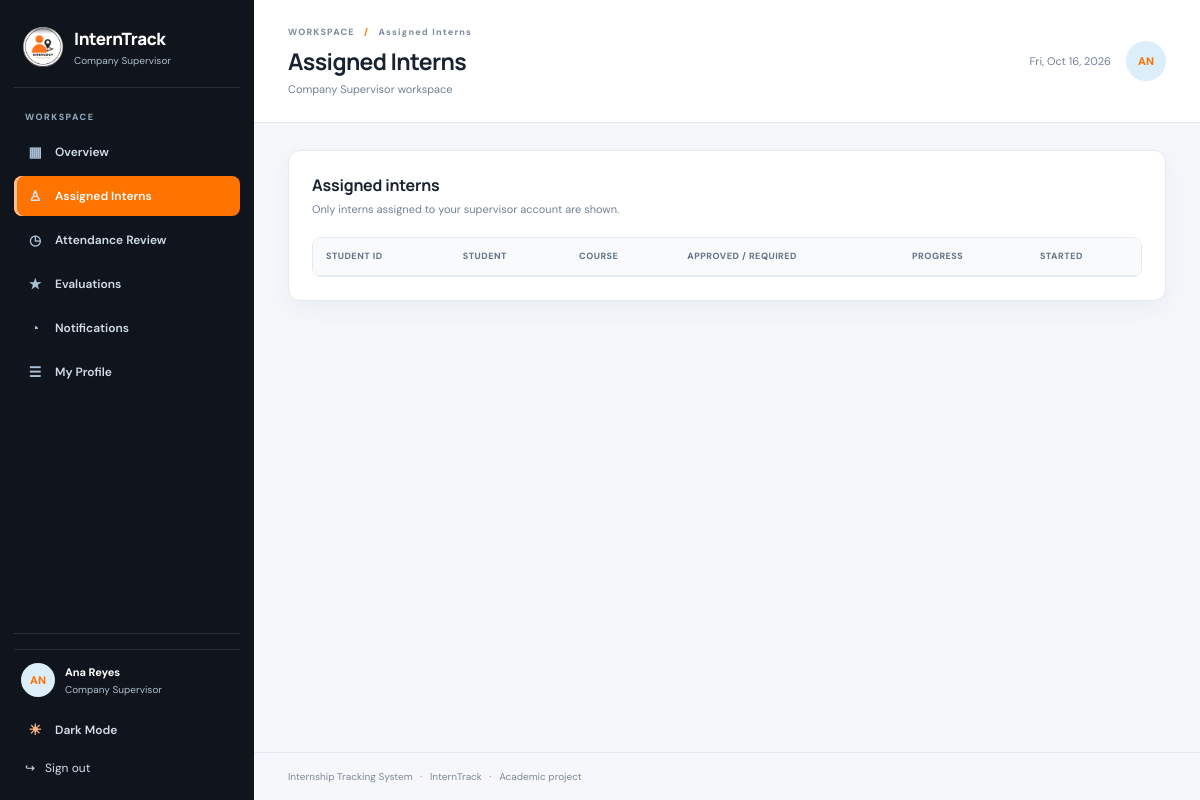
Page /supervisor/interns.php (signed in) on the committed database.
### tables this page shows
CREATE TABLE users (
  id            BIGINT UNSIGNED AUTO_INCREMENT PRIMARY KEY,
  username      VARCHAR(80)  NOT NULL UNIQUE,
  full_name     VARCHAR(120) NOT NULL,
  email         VARCHAR(190) NOT NULL UNIQUE,
  avatar        VARCHAR(255) NULL,
  password_hash VARCHAR(255) NOT NULL,
  role          ENUM('student','supervisor','coordinator') NOT NULL,
  status        ENUM('active','inactive') NOT NULL DEFAULT 'active',
  created_at    TIMESTAMP NOT NULL DEFAULT CURRENT_TIMESTAMP,
  updated_at    TIMESTAMP NOT NULL DEFAULT CURRENT_TIMESTAMP ON UPDATE CURRENT_TIMESTAMP,
  INDEX idx_users_role_status (role, status)
);

### config/config.php (called while the page is built, shortened)
<?php
function url(string $path = ''): string
{
    static $base = null;
    if ($base === null) {
        $docRoot = str_replace('\\', '/', rtrim((string)($_SERVER['DOCUMENT_ROOT'] ?? ''), '/'));
        $appRoot = str_replace('\\', '/', APP_ROOT);
        if ($docRoot !== '' && str_starts_with($appRoot, $docRoot)) {
            $base = rtrim(substr($appRoot, strlen($docRoot)), '/');
        } else {
            $script = str_replace('\\', '/', (string)($_SERVER['SCRIPT_NAME'] ?? ''));
            $base = rtrim(dirname($script), '/');
            if (basename($base) === 'student' || basename($base) === 'coordinator' || basename($base) === 'supervisor') {
                $base = dirname($base);
            }
        }
    }
    return $base . '/' . ltrim($path, '/');
}

### includes/auth.php (called while the page is built, shortened)
<?php
require_once __DIR__ . '/functions.php';
function current_user(): ?array
{
    return $_SESSION['user'] ?? null;
}
function dashboard_path_for_role(string $role): string
{
    return match ($role) {
        'student'     => 'student/dashboard.php',
        'supervisor'  => 'supervisor/dashboard.php',
        'coordinator' => 'coordinator/dashboard.php',
        default       => 'login.php',
    };
}
function require_login(): array
{
    static $validated = false;
    $user = current_user();
    if (!$validated) {
        $db = database_or_null();
        if ($db instanceof PDO) {
            $fresh = query_one(
                $db,
                "SELECT id, username, full_name, email, avatar, role FROM users WHERE id = ? AND status = 'active'",
                [(int)$user['id']]
            );
        }
        $validated = true;
    }
    return $_SESSION['user'];
}
function require_role(array $roles): array
{
    $user = require_login();
    return $user;
}

### supervisor/interns.php (the view, shortened to what this page needs)
<?php
require_once __DIR__ . '/../includes/init.php';
$db = database_or_null();
$user = require_role(['supervisor']);
$supervisor = supervisor_profile($db, (int)$user['id']);
$title = 'Assigned Interns';
$active = 'interns';
require __DIR__ . '/../includes/header.php';
$interns = query_all(
    $db,
    "SELECT i.id AS placement_id, i.start_date, i.end_date, i.required_hours, i.status,
            sp.id AS student_id, sp.student_number, sp.course, sp.year_level, sp.phone,
            u.full_name, u.email, c.name AS company
     FROM internship_placements i
     JOIN student_profiles sp ON sp.id = i.student_id
     JOIN users u ON u.id = sp.user_id
     JOIN companies c ON c.id = i.company_id
     WHERE i.supervisor_id = ? AND i.status = 'active'
     ORDER BY u.full_name",
    [(int)$supervisor['id']]
);
$rows = [];
foreach ($interns as $intern) {
    $totals = attendance_totals($db, (int)$intern['student_id']);
    [$remaining, $percent] = progress_values($totals['approved'], (float)$intern['required_hours']);
    $progress = '<div class="progress-track" style="min-width:120px"><span style="width:' . number_format($percent, 2, '.', '') . '%"></span></div>'
        . '<span class="help-text">' . number_format($percent, 1) . '%</span>';
    $rows[] = [
        e($intern['student_number']),
        '<strong>' . e($intern['full_name']) . '</strong><div class="help-text">' . e($intern['email']) . '</div>',
        e($intern['course']) . '<div class="help-text">' . e($intern['year_level']) . '</div>',
        e(format_hours($totals['approved'])) . ' / ' . e(format_hours($intern['required_hours'])),
        $progress,
        e(format_datetime($intern['start_date'], 'M j, Y')),
    ];
}
echo panel('Assigned interns', 'Only interns assigned to your supervisor account are shown.',
    table_html(['Student ID', 'Student', 'Course', 'Approved / required', 'Progress', 'Started'], $rows,
        'No interns are currently assigned to you.'));
require __DIR__ . '/../includes/footer.php';

### includes/header.php (shortened to what this page needs)
<?php
$user = require_login();
$role = $user['role'];
$navMenus = [
    'student' => [
        'dashboard'     => ['student/dashboard.php', 'Overview', '▦'],
        'profile'       => ['student/profile.php', 'My Profile', '☰'],
        'placement'     => ['student/placement.php', 'Placement', '⌂'],
        'requirements'  => ['student/requirements.php', 'Requirements', '▤'],
        'attendance'    => ['student/attendance.php', 'Attendance & Hours', '◷'],
        'evaluations'   => ['student/evaluations.php', 'Evaluations', '★'],
        'notifications' => ['student/notifications.php', 'Notifications', '◔'],
    ],
    'supervisor' => [
        'dashboard'     => ['supervisor/dashboard.php', 'Overview', '▦'],
        'interns'       => ['supervisor/interns.php', 'Assigned Interns', '♙'],
        'attendance'    => ['supervisor/attendance.php', 'Attendance Review', '◷'],
        'evaluations'   => ['supervisor/evaluations.php', 'Evaluations', '★'],
        'notifications' => ['supervisor/notifications.php', 'Notifications', '◔'],
        'profile'       => ['supervisor/profile.php', 'My Profile', '☰'],
    ],
    'coordinator' => [
        'dashboard'     => ['coordinator/dashboard.php', 'Overview', '▦'],
        'students'      => ['coordinator/students.php', 'Students', '♙'],
        'companies'     => ['coordinator/companies.php', 'Companies', '⌂'],
        'supervisors'   => ['coordinator/supervisors.php', 'Supervisors', '⚑'],
        'placements'    => ['coordinator/placements.php', 'Placements', '⇄'],
        'requirements'  => ['coordinator/requirements.php', 'Requirements', '▤'],
        'submissions'   => ['coordinator/submissions.php', 'Document Review', '⇩'],
        'attendance'    => ['coordinator/attendance.php', 'Attendance', '◷'],
        'evaluations'   => ['coordinator/evaluations.php', 'Evaluations', '★'],
        'announcements' => ['coordinator/announcements.php', 'Announcements', '✎'],
        'users'         => ['coordinator/users.php', 'User Accounts', '⚙'],
        'reports'       => ['coordinator/reports.php', 'Reports', '▣'],
        'profile'       => ['coordinator/profile.php', 'My Profile', '☰'],
        'notifications' => ['coordinator/notifications.php', 'Notifications', '◔'],
    ],
];
$menu = $navMenus[$role] ?? [];
$active = $active ?? 'dashboard';
$title = $title ?? 'Dashboard';
$displayName = $user['full_name'] ?: $user['username'];
?>
<!doctype html>
<html lang="en" data-theme="light">
<head>
  <link rel="stylesheet" href="<?= e(url('assets/css/style.css')) ?>">
</head>
<body class="app-page">
<div class="app-shell">
  <aside class="sidebar" id="sidebar">
    <a class="brand" href="<?= e(url(dashboard_path_for_role($role))) ?>">
      <img class="brand-mark-img" src="<?= e(url('assets/images/logo.png')) ?>" alt="<?= e(APP_NAME) ?> logo">
      <span><strong><?= e(APP_SHORT_NAME) ?></strong><small><?= e(role_label($role)) ?></small></span>
    </a>
    <div class="nav-label">WORKSPACE</div>
    <nav aria-label="Main navigation">
      <?php foreach ($menu as $key => $item): ?>
        <a class="nav-link <?= $active === $key ? 'active' : '' ?>" href="<?= e(url($item[0])) ?>">
          <span aria-hidden="true"><?= e($item[2]) ?></span><?= e($item[1]) ?>
        </a>
      <?php endforeach; ?>
    </nav>
    <div class="sidebar-bottom">
      <div class="user-chip">
        <?= avatar_html($user) ?>
        <span><strong><?= e($displayName) ?></strong><small><?= e(role_label($role)) ?></small></span>
      </div>
      <button type="button" class="theme-toggle" data-theme-toggle>
        <span data-theme-icon>☀</span><span data-theme-label>Dark Mode</span>
      </button>
      <form method="post" action="<?= e(url('logout.php')) ?>"><?= csrf_field() ?>
        <button class="logout-button" type="submit">↪ <span>Sign out</span></button>
      </form>
    </div>
  </aside>
  <main class="main-content">
    <header class="topbar">
      <div>
        <p class="breadcrumb">WORKSPACE <span>/</span> <?= e($title) ?></p>
        <h1><?= e($title) ?></h1>
        <p class="page-subtitle"><?= e(role_label($role)) ?> workspace</p>
      </div>
      <div class="topbar-side">
        <time><?= e(date('D, M j, Y')) ?></time>
        <?= avatar_html($user, 'avatar large') ?>
      </div>
    </header>
    <section class="content-area">

### includes/functions.php (shortened to what this page needs)
<?php
require_once __DIR__ . '/../config/config.php';
function e(mixed $value): string
{
    return htmlspecialchars((string)($value ?? ''), ENT_QUOTES | ENT_SUBSTITUTE, 'UTF-8');
}
function query_one(PDO $db, string $sql, array $params = []): ?array
{
    $query = $db->prepare($sql);
    $query->execute($params);
    $row = $query->fetch();
    return $row === false ? null : $row;
}
function table_html(array $headers, array $rows, string $emptyMessage = 'No records found.'): string
{
    $html = '<div class="table-wrap"><table><thead><tr>';
    foreach ($headers as $header) {
        $html .= '<th>' . e($header) . '</th>';
    }
    $html .= '</tr></thead><tbody>';
    foreach ($rows as $row) {
        $html .= '<tr>';
        $html .= '</tr>';
    }
    return $html . '</tbody></table></div>';
}
function panel(string $title, string $description, string $body, string $extraClass = ''): string
{
    return '<section class="panel ' . e($extraClass) . '"><div class="panel-title"><div><h2>'
        . e($title) . '</h2><p>' . e($description) . '</p></div></div>' . $body . '</section>';
}
function role_label(string $role): string
{
    return [
        'student'     => 'Student Intern',
        'supervisor'  => 'Company Supervisor',
        'coordinator' => 'Internship Coordinator',
    ][$role] ?? 'User';
}
function avatar_html(array $user, string $class = 'avatar'): string
{
    $name = ($user['full_name'] ?? '') !== '' ? $user['full_name'] : ($user['username'] ?? '?');
    $initials = strtoupper(mb_substr($name, 0, 2));
    return '<span class="' . e($class) . '">' . e($initials) . '</span>';
}
    ?><!doctype html>

### rows in the picture
users: role "Company Supervisor", full_name "AN AN", full_name "Ana Reyes"

### other values in the picture
APP_SHORT_NAME "InternTrack"
$item[2] "▦"
$item[1] "Overview"
$item[2] "♙"
$item[1] "Assigned Interns"
$item[2] "◷"
$item[1] "Attendance Review"
$item[2] "★"
$item[1] "Evaluations"
$item[2] "◔"
$item[1] "Notifications"
$item[2] "☰"
$item[1] "My Profile"
$title "Assigned Interns"
$title "Assigned interns"
